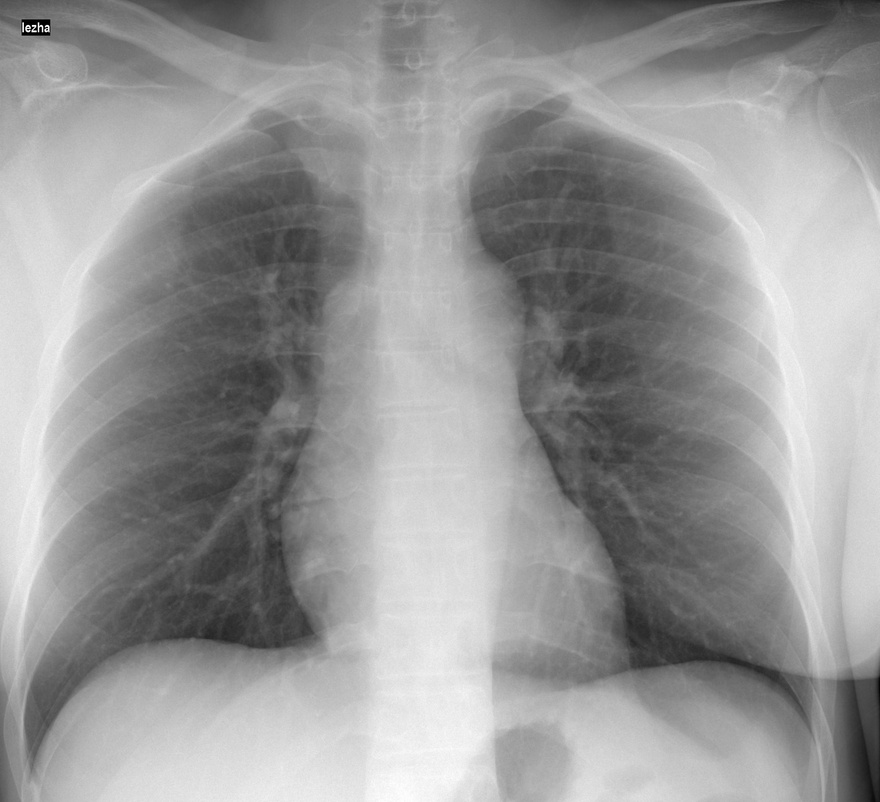
#> input picture Classwork/DATA/1.jpg, 880 x 802 px, shrunk from 2399 x 2186 before the run, found by its file name
$ jupyter execute --allow-errors HoughLines.ipynb   (shell and % lines are left out)
#> lines starting #> are read from the running program, lines starting #| are printed output that depends on the picture
## Hough Lines

[cell 1]
import numpy as np
import matplotlib.pyplot as plt
import cv2

[cell 2]
color = cv2.imread('Data/1.jpg')
#> color is the input picture: shape (802, 880, 3); min 0, max 255, mean 151.2
color = cv2.cvtColor(color,cv2.COLOR_BGR2RGB)

[cell 3]
gray = cv2.imread ('DATA/1.jpg',0)
#> gray: shape (802, 880); min 0, max 255, mean 151.2

[cell 4]
blur = cv2.GaussianBlur(gray,(5,5),0)

[cell 5]
edge = cv2.Canny(blur,50,150)
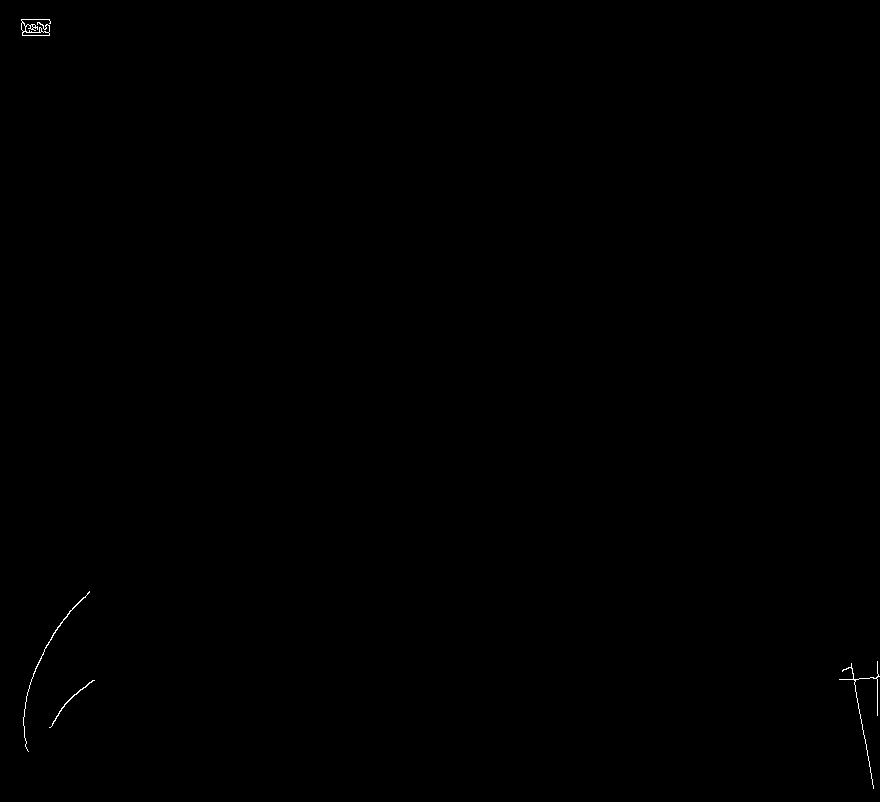
#> edge: shape (802, 880); 0.1% white in thin lines or dots


$ run again, with Classwork/DATA/Nadia_Murad.jpg copied over Classwork/DATA/1.jpg
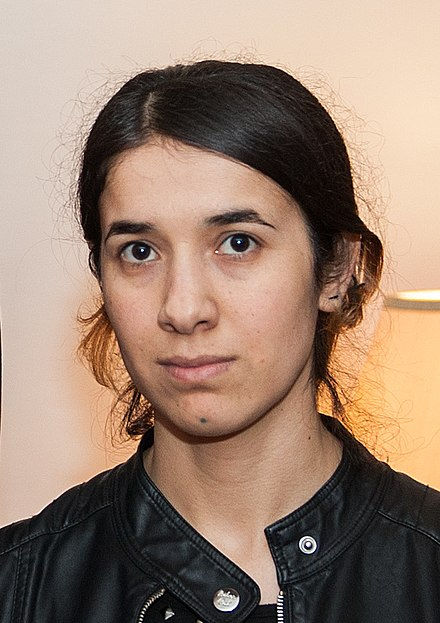
#> input picture Classwork/DATA/Nadia_Murad.jpg, 440 x 623 px, found by its file name
#> color is the input picture: shape (623, 440, 3); mean B, G, R 112.7, 129.2, 153.8
#> `gray = cv2.imread ('DATA/1.jpg',0)`:
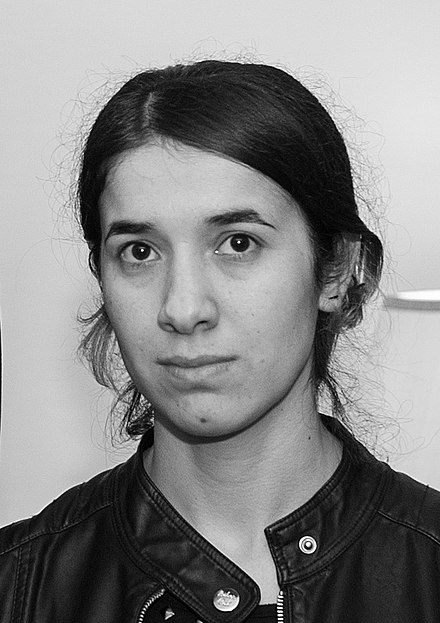
#> gray: shape (623, 440); min 0, max 255, mean 134.7
#> `edge = cv2.Canny(blur,50,150)`:
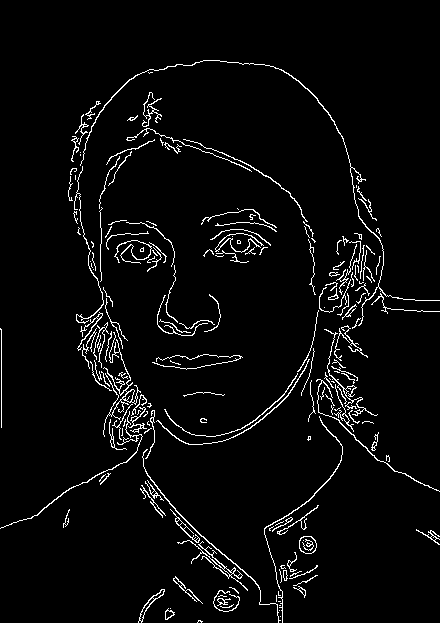
#> edge: shape (623, 440); 3.9% white in thin lines or dots
